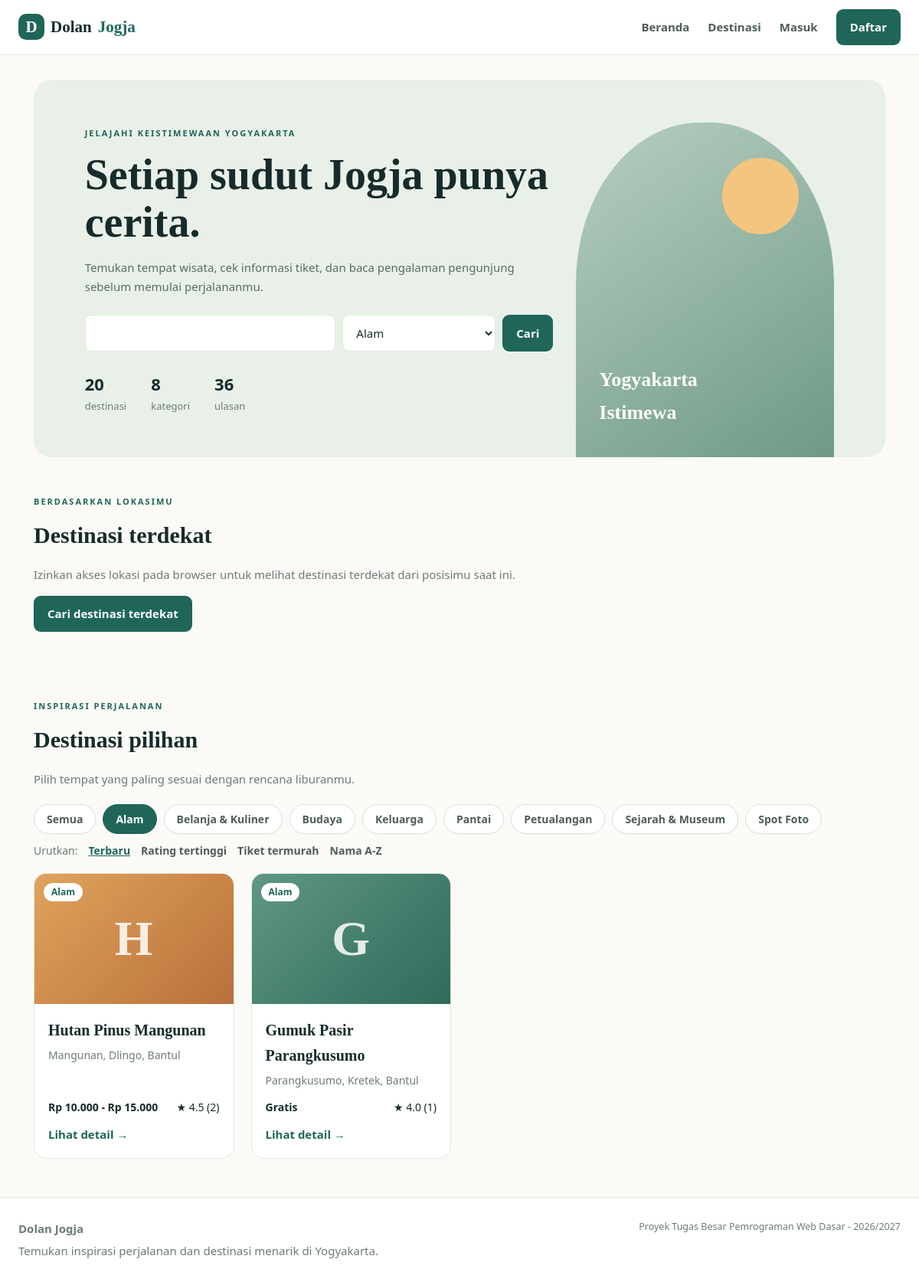
The page /index.php?kategori=4&urut=terbaru on the database its author committed.
### tables this page shows
CREATE TABLE categories (
  id   INT AUTO_INCREMENT PRIMARY KEY,
  nama VARCHAR(50) NOT NULL UNIQUE
);

CREATE TABLE destinations (
  id          INT AUTO_INCREMENT PRIMARY KEY,
  category_id INT NOT NULL,
  nama        VARCHAR(100) NOT NULL,
  lokasi      VARCHAR(200) NOT NULL,
  deskripsi   TEXT,
  harga_tiket INT NOT NULL DEFAULT 0,
  harga_maks  INT DEFAULT NULL,
  jam_buka    VARCHAR(100) DEFAULT NULL,
  latitude    DECIMAL(10,7) DEFAULT NULL,
  longitude   DECIMAL(10,7) DEFAULT NULL,
  foto        VARCHAR(255) DEFAULT NULL,            
  created_at  TIMESTAMP NOT NULL DEFAULT CURRENT_TIMESTAMP,
  CONSTRAINT fk_destination_category FOREIGN KEY (category_id) REFERENCES categories(id)
);

### index.php (the view, shortened to what this page needs)
<?php
require_once "includes/init.php";
$q    = trim($_GET["q"] ?? "");
$cat  = (int) ($_GET["kategori"] ?? 0);
$urut = $_GET["urut"] ?? "terbaru";
$opsi_urut = array(
    "terbaru"  => array("Terbaru", "d.created_at DESC, d.id DESC"),
    "rating"   => array("Rating tertinggi", "rating DESC, total_review DESC, d.nama ASC"),
    "termurah" => array("Tiket termurah", "d.harga_tiket ASC, d.nama ASC"),
    "nama"     => array("Nama A-Z", "d.nama ASC"),
);
$cats = $conn->query("SELECT id, nama FROM categories ORDER BY nama");
$daftar_kategori = $cats->fetch_all(MYSQLI_ASSOC);
$sql = "SELECT d.*, c.nama AS kategori,
        (SELECT ROUND(AVG(r.rating),1) FROM reviews r WHERE r.destination_id=d.id) AS rating,
        (SELECT COUNT(*) FROM reviews r WHERE r.destination_id=d.id) AS total_review
        FROM destinations d JOIN categories c ON c.id=d.category_id
        WHERE (d.nama LIKE ? OR d.lokasi LIKE ?)";
$like = "%" . $q . "%";
if ($cat) { $sql .= " AND d.category_id=?"; }
$sql .= " ORDER BY " . $opsi_urut[$urut][1];
$stmt = $conn->prepare($sql);
if ($cat) { $stmt->bind_param("ssi", $like, $like, $cat); } else { $stmt->bind_param("ss", $like, $like); }
$stmt->execute();
$items = $stmt->get_result();
$n_dest = $conn->query("SELECT COUNT(*) n FROM destinations")->fetch_assoc()["n"];
$n_kat  = count($daftar_kategori);
$n_rev  = $conn->query("SELECT COUNT(*) n FROM reviews")->fetch_assoc()["n"];
header_web("Jelajahi Wisata Yogyakarta");
?>
<div class="hero">
  <div class="hero-copy">
    <span class="eyebrow">Jelajahi keistimewaan Yogyakarta</span>
    <h1>Setiap sudut Jogja punya cerita.</h1>
    <p>Temukan tempat wisata, cek informasi tiket, dan baca pengalaman pengunjung sebelum memulai perjalananmu.</p>
    <form class="search" method="get" action="<?php echo url("index.php"); ?>">
      <div>
        <input type="text" id="q" name="q" value="<?php echo e($q); ?>" title="Cari destinasi atau lokasi" />
        <select id="kategori" name="kategori" title="Filter kategori">
          <?php foreach ($daftar_kategori as $c) { ?>
          <option value="<?php echo (int) $c["id"]; ?>"<?php echo $cat === (int) $c["id"] ? ' selected="selected"' : ""; ?>><?php echo e($c["nama"]); ?></option>
          <?php } ?>
        </select>
        <button class="btn" type="submit">Cari</button>
      </div>
    </form>
    <div class="hero-stats">
      <span><b><?php echo (int) $n_dest; ?></b> destinasi</span>
      <span><b><?php echo (int) $n_kat; ?></b> kategori</span>
      <span><b><?php echo (int) $n_rev; ?></b> ulasan</span>
    </div>
  </div>
  <div class="hero-art"><div class="sun"></div><div class="art-caption">Yogyakarta<br />Istimewa</div></div>
</div>
<div id="terdekat" class="section">
  <span class="eyebrow">Berdasarkan lokasimu</span>
  <h2>Destinasi terdekat</h2>
  <p class="muted">Izinkan akses lokasi pada browser untuk melihat destinasi terdekat dari posisimu saat ini.</p>
  <p><a id="btn-terdekat" class="btn" href="<?php echo url("api/terdekat.php"); ?>">Cari destinasi terdekat</a> <span id="status-terdekat" class="status"></span></p>
</div>
<div id="destinasi" class="section">
  <div class="section-head">
    <span class="eyebrow">Inspirasi perjalanan</span>
    <h2>Destinasi pilihan</h2>
    <p class="muted">Pilih tempat yang paling sesuai dengan rencana liburanmu.</p>
  </div>
  <div class="category-row">
    <a class="pill<?php echo !$cat ? " selected" : ""; ?>" href="<?php echo url("index.php?urut=" . $urut . "#destinasi"); ?>">Semua</a>
    <?php foreach ($daftar_kategori as $c) { ?>
    <a class="pill<?php echo $cat === (int) $c["id"] ? " selected" : ""; ?>" href="<?php echo url("index.php?kategori=" . (int) $c["id"] . "&urut=" . $urut . "#destinasi"); ?>"><?php echo e($c["nama"]); ?></a>
    <?php } ?>
  </div>
  <div class="sort-row">
    <span class="muted">Urutkan:</span>
    <?php foreach ($opsi_urut as $kode => $o) { ?>
    <a class="sort-link<?php echo $kode === $urut ? " selected" : ""; ?>" href="<?php echo url("index.php?q=" . urlencode($q) . "&kategori=" . $cat . "&urut=" . $kode . "#destinasi"); ?>"><?php echo e($o[0]); ?></a>
    <?php } ?>
  </div>
  <div class="cards">
    <?php while ($d = $items->fetch_assoc()) { echo kartu_destinasi($d); } ?>
  </div>
</div>
<?php footer_web(); ?>

### includes/init.php (shortened to what this page needs)
<?php
$USER = null;
function e($v) { return htmlspecialchars((string) $v, ENT_QUOTES, "UTF-8"); }
function url($p = "") { return e(BASE . $p); }
function login() { global $USER; return $USER !== null; }
function rupiah($n) { return (int) $n === 0 ? "Gratis" : "Rp " . number_format((int) $n, 0, ",", "."); }
function harga($min, $max) {
    return ($max !== null && (int) $max > (int) $min) ? rupiah($min) . " - " . rupiah($max) : rupiah($min);
}
function kartu_destinasi($d) {
    $gambar = !empty($d["foto"])
        ? '<img class="foto" src="' . foto_src("destinasi", $d["foto"]) . '" alt="' . e($d["nama"]) . '" />'
        : '<div class="placeholder ph-' . ((int) $d["id"] % 5) . '"><span>' . e(mb_substr($d["nama"], 0, 1)) . '</span></div>';
    $rating = $d["rating"] ? "&#9733; " . e($d["rating"]) . " (" . (int) $d["total_review"] . ")" : "Belum ada ulasan";
    return '<div class="place-card"><div class="place-image">' . $gambar
        . '<span class="tag">' . e($d["kategori"]) . '</span></div>'
        . '<div class="place-body"><h3>' . e($d["nama"]) . '</h3>'
        . '<p class="muted">' . e($d["lokasi"]) . '</p>'
        . '<div class="place-meta"><strong>' . harga($d["harga_tiket"], $d["harga_maks"]) . '</strong><span>' . $rating . '</span></div>'
        . '<a class="text-link" href="' . url("destinasi/detail.php?id=" . (int) $d["id"]) . '">Lihat detail &#8594;</a></div></div>';
}
function header_web($title = "Dolan Jogja") {
    echo '<!DOCTYPE html PUBLIC "-//W3C//DTD XHTML 1.0 Strict//EN" "http://www.w3.org/TR/xhtml1/DTD/xhtml1-strict.dtd">' . "\n";
    ?>
<html xmlns="http://www.w3.org/1999/xhtml" xml:lang="id" lang="id">
<head>
<link rel="stylesheet" type="text/css" href="<?php echo url("assets/css/style.css"); ?>" />
</head>
<body>
<div class="topbar">
<a class="brand" href="<?php echo url("index.php"); ?>"><span class="brand-mark">D</span>Dolan<span>Jogja</span></a>
<div id="nav" class="nav">
<a href="<?php echo url("index.php"); ?>">Beranda</a>
<a href="<?php echo url("index.php#destinasi"); ?>">Destinasi</a>
<?php if (login()) { ?>
<a href="<?php echo url("user/wishlist.php"); ?>">Favorit</a>
<a href="<?php echo url("user/profil.php"); ?>">Profil</a>
<?php if (admin()) { ?><a href="<?php echo url("admin/index.php"); ?>">Admin</a><?php } ?>
<a class="nav-cta" href="<?php echo url("auth/logout.php"); ?>">Keluar</a>
<?php } else { ?>
<a href="<?php echo url("auth/login.php"); ?>">Masuk</a>
<a class="nav-cta" href="<?php echo url("auth/register.php"); ?>">Daftar</a>
<?php } ?>
</div>
</div>
<div class="container">
<?php
}
function footer_web() { ?>
</div>
<div class="footer">
<div><strong>Dolan Jogja</strong><p>Temukan inspirasi perjalanan dan destinasi menarik di Yogyakarta.</p></div>
<small>Proyek Tugas Besar Pemrograman Web Dasar - 2026/2027</small>
</div>
</body>
</html>
<?php }

### rows shown on the page
categories: nama "Alam"
categories: nama "Belanja & Kuliner"
categories: nama "Budaya"
categories: nama "Keluarga"
categories: nama "Pantai"
categories: nama "Petualangan"
categories: nama "Sejarah & Museum"
categories: nama "Spot Foto"
destinations: nama "H", category.nama "Alam", nama "Hutan Pinus Mangunan", lokasi "Mangunan, Dlingo, Bantul", harga($d["harga_tiket"], $d["harga_maks"]) "Rp 10.000 - Rp 15.000", rating "★ 4.5 (2)"
destinations: nama "G", category.nama "Alam", nama "Gumuk Pasir Parangkusumo", lokasi "Parangkusumo, Kretek, Bantul", harga($d["harga_tiket"], $d["harga_maks"]) "Gratis", rating "★ 4.0 (1)"

### other values the page prints
$n_dest "20"
$n_kat "8"
$n_rev "36"
$o[0] "Terbaru"
$o[0] "Rating tertinggi"
$o[0] "Tiket termurah"
$o[0] "Nama A-Z"
form field kategori "Alam"
